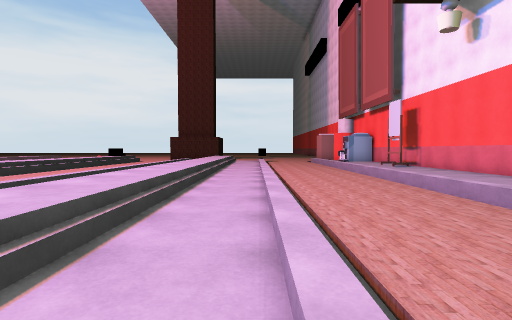
view 1 (above)

20 first-person views from a walk through a Unity game level. The camera is 1.2 m above the floor, tilts 2° down and sees 80° across. The floor is counted in squares, 2 m on a side. Each view is taken from the middle of a square. On the plan, view 1 faces up. The plan holds only what a view shows up to about 9 squares ahead; the rest is blank. The place goes on beyond the plan. The player is left out. Some surface patterns are stand-ins.

view 2
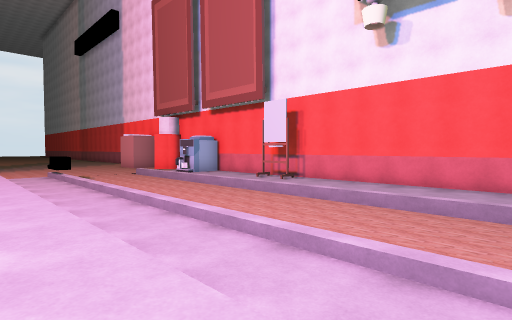

view 3
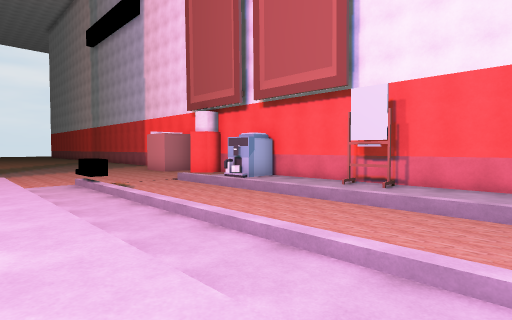

view 4
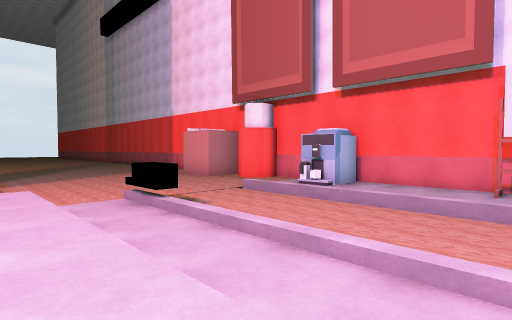

view 5
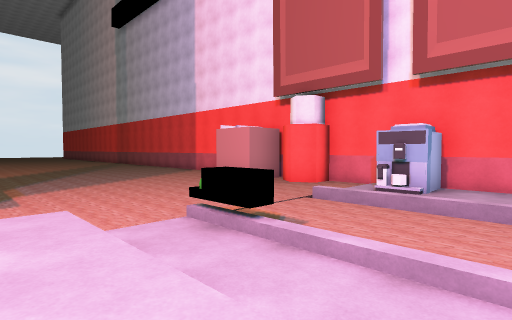

view 6
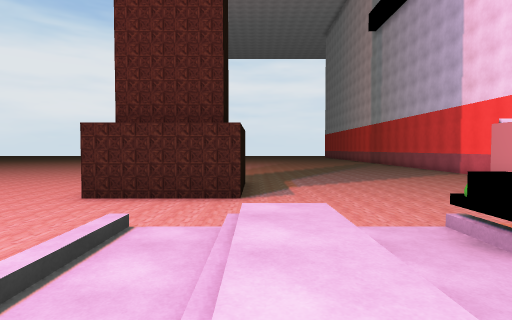

view 7
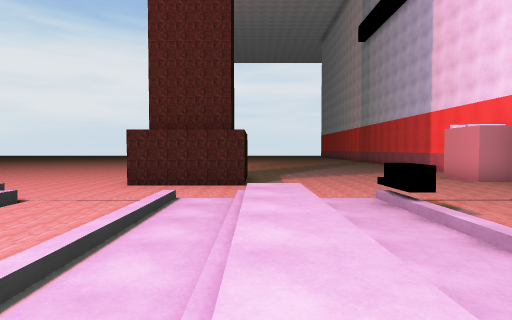

view 8
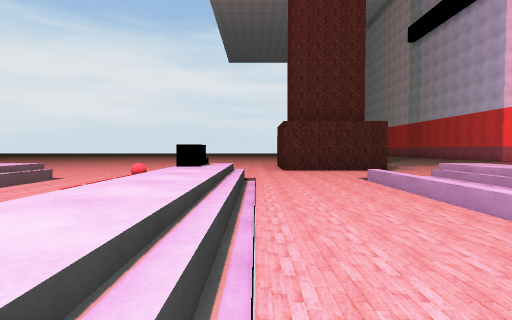

view 9
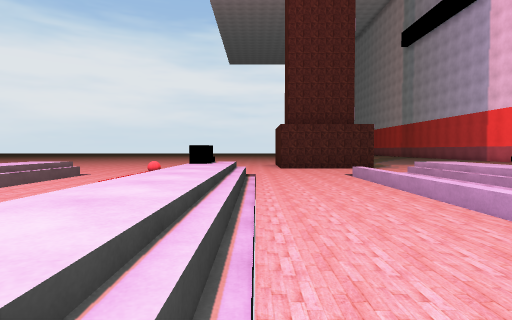

view 10
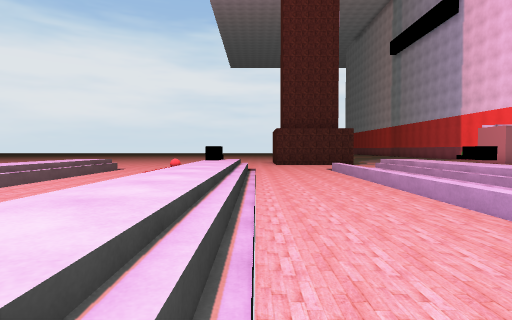

view 11
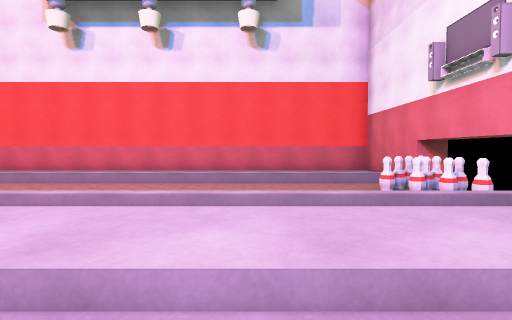

view 12
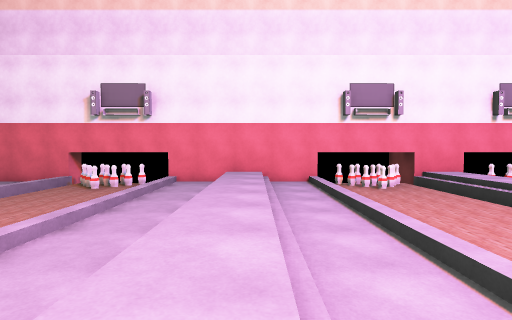

view 13
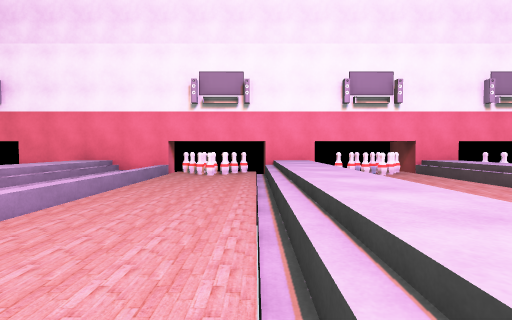

view 14
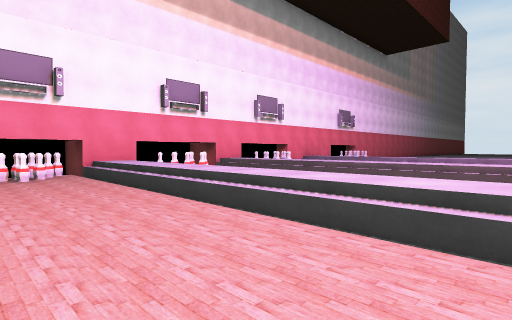

view 15
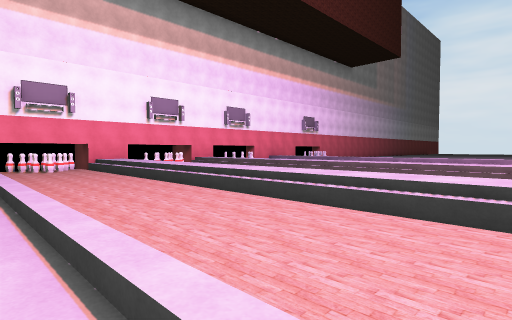

view 16
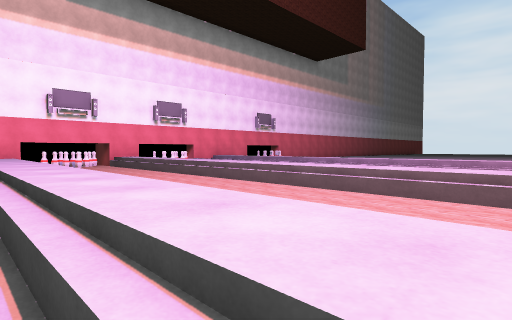

view 17
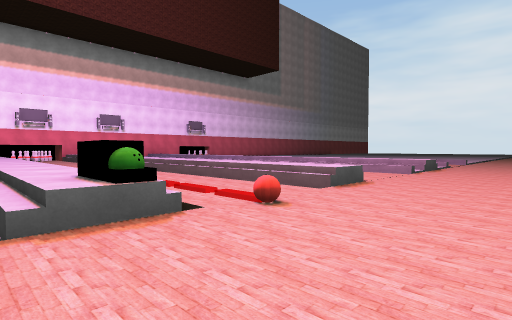

view 18
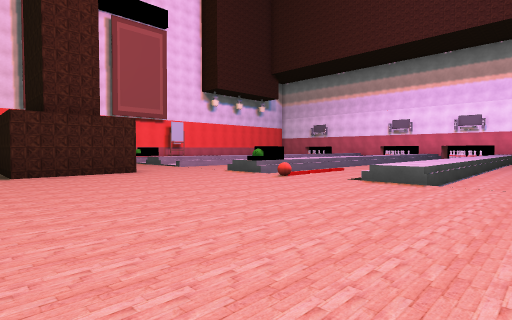

view 19
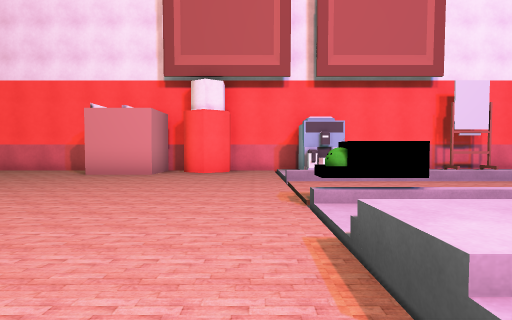

view 20
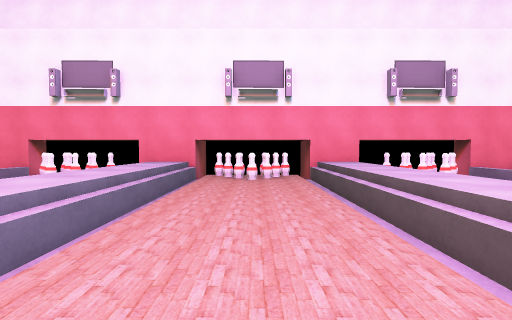

### Floor plan
Key: @ floor where view 1 was taken; # wall or solid block; . main floor; - floor 0.25 m lower than the main floor; : floor 0.5 m higher than the main floor; / step, stairs or slope; = window, fence, low wall or low ledge; ^ raised ledge; v drop or lower ground; M machine; B box; A ball; R red ball; O other object.
Columns run from 13 left of view 1 to 6 right of it. Each row starts with its distance up from view 1.
 22 .......    ........#
 21 ........###.......B
 20 ........###.......B^
 19 ........###.......#^
 18 ..................#^
 17 ....R..............#
 16 ..=-..A//..:=A.//MM^
 15  .=-..//...:/.../.M^
 14  .=-..:/...:/.../..#
 13  .=-. :/...:/.../..#
 12  .=-. :/...:/.../..#
 11  .=-. :/...:/.../.O^
 10   =-. :/...:/.../..#
  9   =-. :/...:/.../..#
  8   =-. :/...:/.../..#
  7   =-. :/...:/.../..#
  6   =-..:/...:/.../..#
  5   =-..:/...:/.../..#
  4   =-..:/...:/.../ .#
  3   =-..:/...:/.../ .#
  2   =-..:/...:/.../ .#
  1 ##=-#.:/=..:/..#/ .#
  0 ##^###:.##.:/@##/..#
 -1    ^ v#############
 -2    ########      #

Where each view was taken, in squares from view 1:
view 1: 0 up, 0 right, facing up
view 2: 5 up, 2 left, facing up-right
view 3: 8 up, 2 left, facing up-right
view 4: 11 up, 2 left, facing up-right
view 5: 13 up, 2 left, facing up-right
view 6: 13 up, 2 left, facing up
view 7: 11 up, 2 left, facing up
view 8: 10 up, 6 left, facing up
view 9: 9 up, 6 left, facing up
view 10: 7 up, 6 left, facing up
view 11: 3 up, 3 left, facing right
view 12: 8 up, 2 left, facing down
view 13: 8 up, 6 left, facing down
view 14: 8 up, 4 left, facing down-left
view 15: 11 up, 3 left, facing down-left
view 16: 12 up, 6 left, facing down-left
view 17: 19 up, 6 left, facing down-left
view 18: 22 up, 13 left, facing down-right
view 19: 17 up, 3 left, facing right
view 20: 7 up, 9 left, facing down
